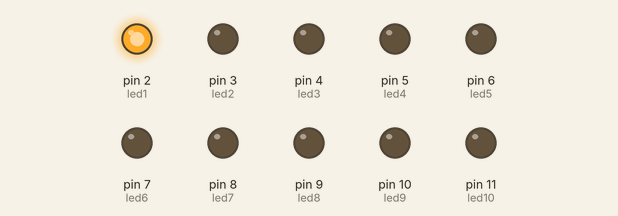
Simulated run of this sketch. Board: Arduino Uno, built with avr-gcc and run on an emulated ATmega328P. On the bench: output pins drawn as LEDs (lit = HIGH).

Above: at 0.05 s.
At 0.65 s:
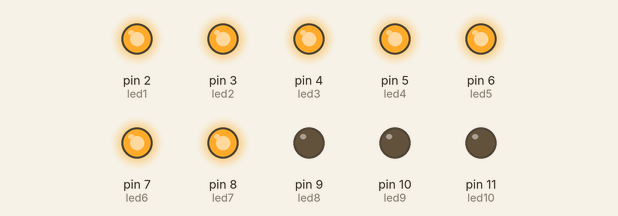
At 1.15 s:
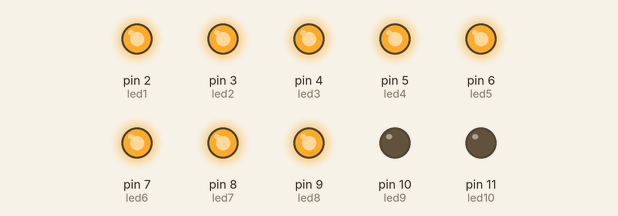
At 2.25 s:
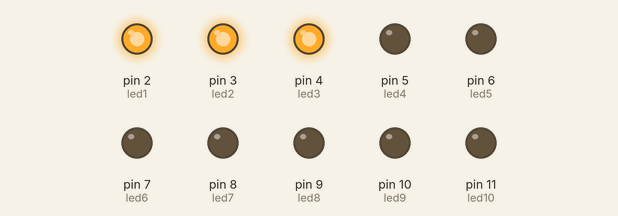
At 3.35 s:
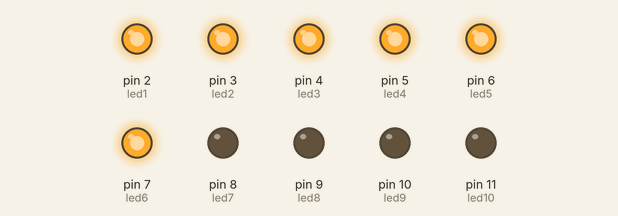
At 4.45 s:
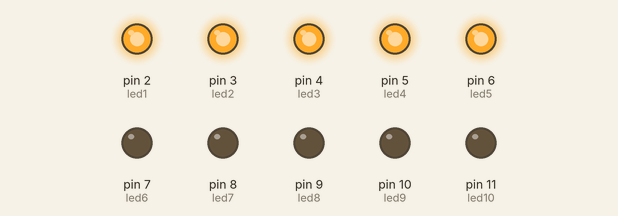
Timing chart, 0 to 4.8 s (numbered marks = the images above):
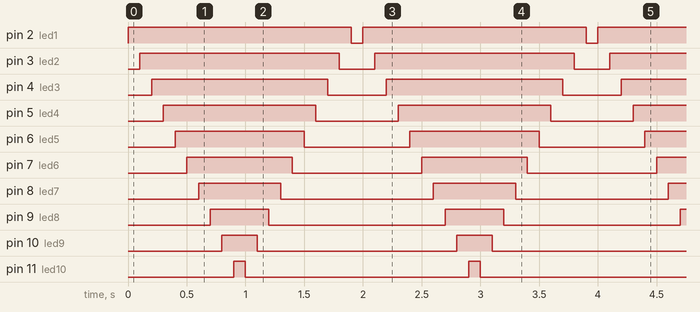

The sketch:

led_test.ino
```cpp
//initializing LEDS

int led1 = 2;
int led2 = 3;
int led3 = 4;
int led4 = 5;
int led5 = 6;
int led6 = 7;
int led7 = 8;
int led8 = 9;
int led9 = 10;
int led10 = 11;

void setup() {
  // put your setup code here, to run once:
  pinMode(led1,OUTPUT);
  pinMode(led2,OUTPUT);
  pinMode(led3,OUTPUT);
  pinMode(led4,OUTPUT);
  pinMode(led5,OUTPUT);
  pinMode(led6,OUTPUT);
  pinMode(led7,OUTPUT);
  pinMode(led8,OUTPUT);
  pinMode(led9,OUTPUT);
  pinMode(led10,OUTPUT);
}

void loop() {
  // put your main code here, to run repeatedly:
  digitalWrite(led1, HIGH);
  delay(100);
  digitalWrite(led2, HIGH);
  delay(100);
  digitalWrite(led3, HIGH);
  delay(100);
  digitalWrite(led4, HIGH);
  delay(100);
  digitalWrite(led5, HIGH);
  delay(100);
  digitalWrite(led6, HIGH);
  delay(100);
  digitalWrite(led7, HIGH);
  delay(100);
  digitalWrite(led8, HIGH);
  delay(100);
  digitalWrite(led9, HIGH);
  delay(100);
  digitalWrite(led10, HIGH);
  delay(100);

  digitalWrite(led10, LOW);
  delay(100);
  digitalWrite(led9, LOW);
  delay(100);
  digitalWrite(led8, LOW);
  delay(100);
  digitalWrite(led7, LOW);
  delay(100);
  digitalWrite(led6, LOW);
  delay(100);
  digitalWrite(led5, LOW);
  delay(100);
  digitalWrite(led4, LOW);
  delay(100);
  digitalWrite(led3, LOW);
  delay(100);
  digitalWrite(led2, LOW);
  delay(100);
  digitalWrite(led1, LOW);
  delay(100);
}
```

Measured:
- by itself, pin 2 (led1): alternates HIGH for 1.9 s and LOW for 0.10 s
- by itself, pin 3 (led2): alternates HIGH for 1.7 s and LOW for 0.30 s
- by itself, pin 4 (led3): alternates HIGH for 1.5 s and LOW for 0.50 s
- by itself, pin 5 (led4): alternates HIGH for 1.3 s and LOW for 0.70 s
- by itself, pin 6 (led5): alternates HIGH for 1.1 s and LOW for 0.90 s
- by itself, pin 7 (led6): alternates HIGH for 0.90 s and LOW for 1.1 s
- by itself, pin 8 (led7): alternates HIGH for 0.70 s and LOW for 1.3 s
- by itself, pin 9 (led8): alternates HIGH for 0.50 s and LOW for 1.5 s
